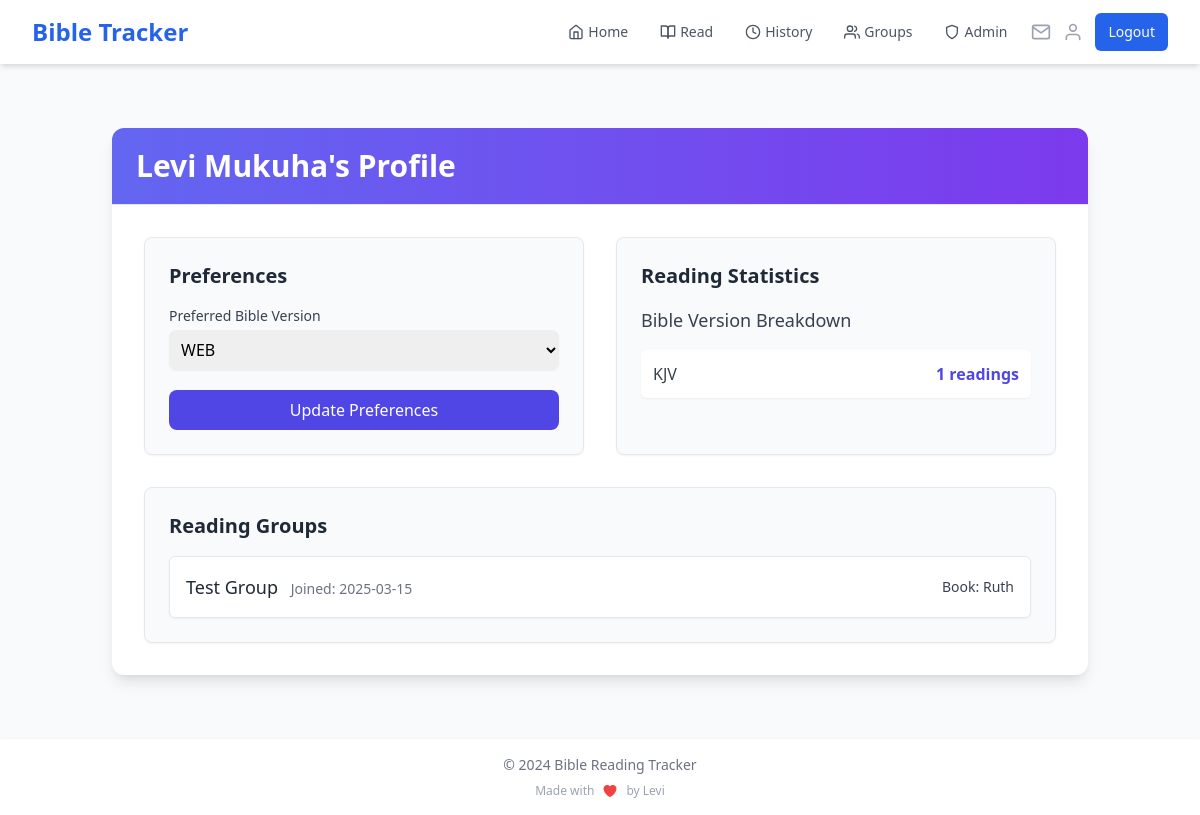
The app's page /profile (signed in), older data.
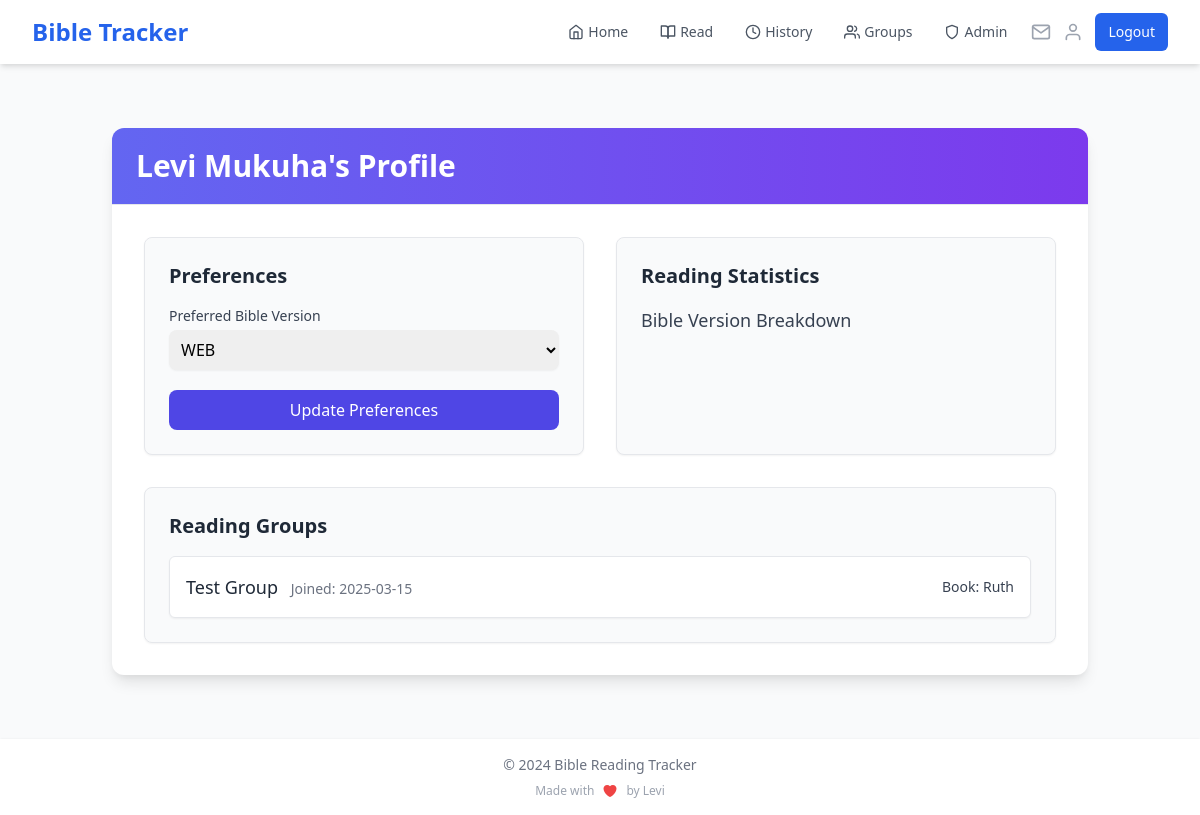
The same page, newer data.
### app.py (models this page shows)
class Reading(db.Model):
    __table_args__ = (
        db.Index('idx_user_date', 'user_id', 'date'),
    )
    id = db.Column(db.Integer, primary_key=True)
    user_id = db.Column(db.Integer, db.ForeignKey('user.id'), nullable=False)
    book = db.Column(db.String(50), nullable=False)
    chapter = db.Column(db.Integer, nullable=False)
    verses = db.Column(db.String(200))
    highlights = db.Column(db.Text)
    date = db.Column(db.DateTime, default=datetime.utcnow, index=True)
    bible_version = db.Column(db.String(10), default='KJV')

class GroupMember(db.Model):
    id = db.Column(db.Integer, primary_key=True)
    group_id = db.Column(db.Integer, db.ForeignKey('reading_group.id'), nullable=False)
    user_id = db.Column(db.Integer, db.ForeignKey('user.id'), nullable=False)
    join_date = db.Column(db.DateTime, default=datetime.utcnow)
    last_read_chapter = db.Column(db.Integer, default=0)
    __table_args__ = (db.UniqueConstraint('group_id', 'user_id'),)

class ReadingGroup(db.Model):
    id = db.Column(db.Integer, primary_key=True)
    name = db.Column(db.String(100), nullable=False)
    description = db.Column(db.Text)
    created_at = db.Column(db.DateTime, default=datetime.utcnow)
    book = db.Column(db.String(50), nullable=False)
    current_chapter = db.Column(db.Integer, default=1)
    target_completion_date = db.Column(db.DateTime)
    creator_id = db.Column(db.Integer, db.ForeignKey('user.id'), nullable=False)
    visibility = db.Column(db.String(20), default='public')
    access_code = db.Column(db.String(20))
    members = db.relationship('GroupMember', backref='reading_group', lazy='joined')
    readings = db.relationship('GroupReading', backref='reading_group', lazy='dynamic')
    invitations = db.relationship('GroupInvitation', backref='reading_group', lazy='dynamic')

### app.py (the view)
@app.route('/profile', methods=['GET', 'POST'])
@login_required
def profile():
    if request.method == 'POST':
        current_user.preferred_version = request.form.get('preferred_version', 'KJV')
        db.session.commit()
        cache.delete_memoized(get_bible_books)
        flash('Preferences updated successfully!')
        return redirect(url_for('profile'))
    reading_stats = db.session.query(
        Reading.bible_version,
        db.func.count(Reading.id)
    ).filter_by(user_id=current_user.id).group_by(Reading.bible_version).all()
    group_stats = GroupMember.query.filter_by(user_id=current_user.id).options(
        db.joinedload(GroupMember.reading_group)  # Change 'group' to 'reading_group'
    ).all()
    return render_template('profile.html',
                         versions=BIBLE_VERSIONS.keys(),
                         reading_stats=reading_stats,
                         group_stats=group_stats)

### app.py (called while the page is built)
@login_manager.user_loader
def load_user(user_id):
    if 'user_id' in session:
        return User.query.get(int(session['user_id']))
    return None

@app.context_processor
def inject_user_name():
    if current_user.is_authenticated:
        return dict(user_name=current_user.name)
    return dict(user_name='Guest')

@app.context_processor
def inject_invitation_count():
    if current_user.is_authenticated:
        invitation_count = GroupInvitation.query.filter(
            GroupInvitation.email == current_user.email,
            GroupInvitation.used == False,
            GroupInvitation.expires_at > datetime.utcnow()
        ).count()
        return dict(invitation_count=invitation_count)
    return dict(invitation_count=0)

### templates/profile.html (shortened to what the changed rows need)
{% extends "base.html" %}
{% block content %}
<div class="container mx-auto px-6 py-8">
    <div class="bg-white shadow-lg rounded-xl overflow-hidden">
        <div class="bg-gradient-to-r from-indigo-500 to-purple-600 px-6 py-5 border-b">
            <h1 class="text-3xl font-bold text-white">{{ user_name }}'s Profile</h1>
        </div>
        <div class="p-8">
            <div class="grid md:grid-cols-2 gap-8">
                <div class="bg-gray-50 p-6 rounded-lg shadow-sm border">
                    <h2 class="text-xl font-semibold text-gray-800 mb-4">Preferences</h2>
                </div>
                <div class="bg-gray-50 p-6 rounded-lg shadow-sm border">
                    <h2 class="text-xl font-semibold text-gray-800 mb-4">Reading Statistics</h2>
                    <div class="space-y-4">
                        {% for version, count in reading_stats %}
                        <div class="flex justify-between items-center bg-white p-3 rounded-md shadow-sm">
                            <span class="text-gray-700">{{ version }}</span>
                            <span class="font-semibold text-indigo-600">{{ count }} readings</span>
                        </div>
                        {% endfor %}
                    </div>
                </div>
            </div>
            <div class="mt-8 bg-gray-50 p-6 rounded-lg shadow-sm border">
                <h2 class="text-xl font-semibold text-gray-800 mb-4">Reading Groups</h2>
                {% if group_stats %}
                    <div class="space-y-4">
                        {% for membership in group_stats %}
                        <div class="flex justify-between items-center bg-white p-4 rounded-md shadow-sm border border-gray-200">
                            <div>
                                <span class="font-medium text-gray-800 text-lg">
                                    {{ membership.reading_group.name }}
                                </span>
                                <span class="ml-2 text-sm text-gray-500">
                                    Joined: {{ membership.join_date.strftime('%Y-%m-%d') }}
                                </span>
                            </div>
                            <span class="text-sm text-gray-700 font-medium">
                                Book: {{ membership.reading_group.book }}
                            </span>
                        </div>
                        {% endfor %}
                    </div>
                {% else %}
                    <p class="text-gray-500 text-center">You haven't joined any reading groups yet.</p>
                {% endif %}
            </div>
        </div>
    </div>
</div>
{% endblock %}

Row changes from the older to the newer data that the page shows:
removed Reading: bible_version "KJV", count "1"
